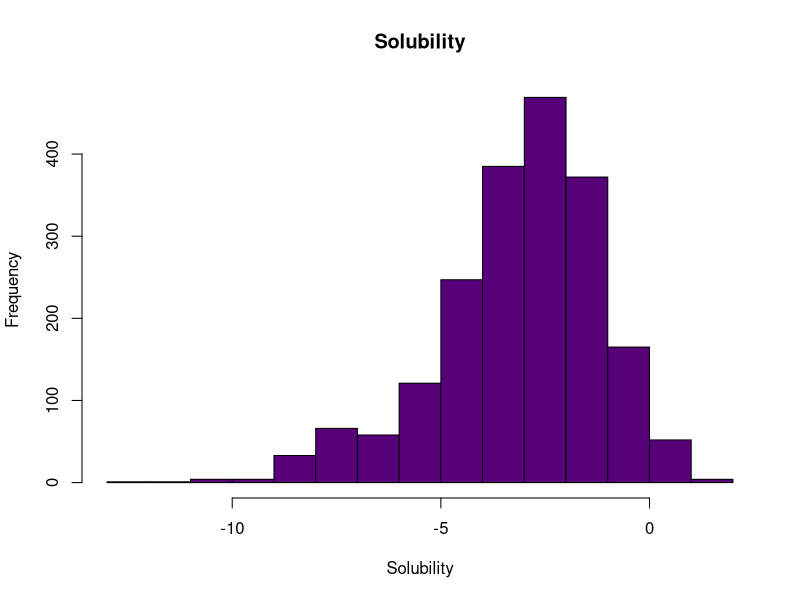
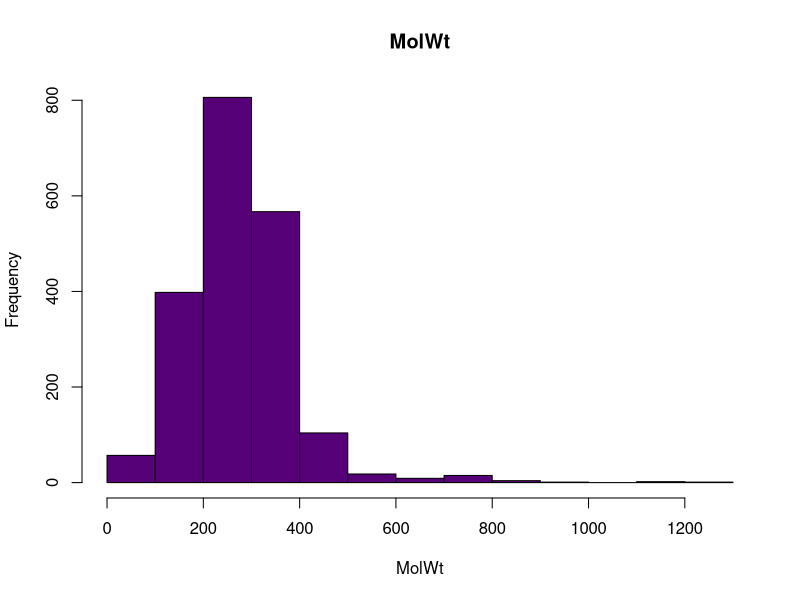
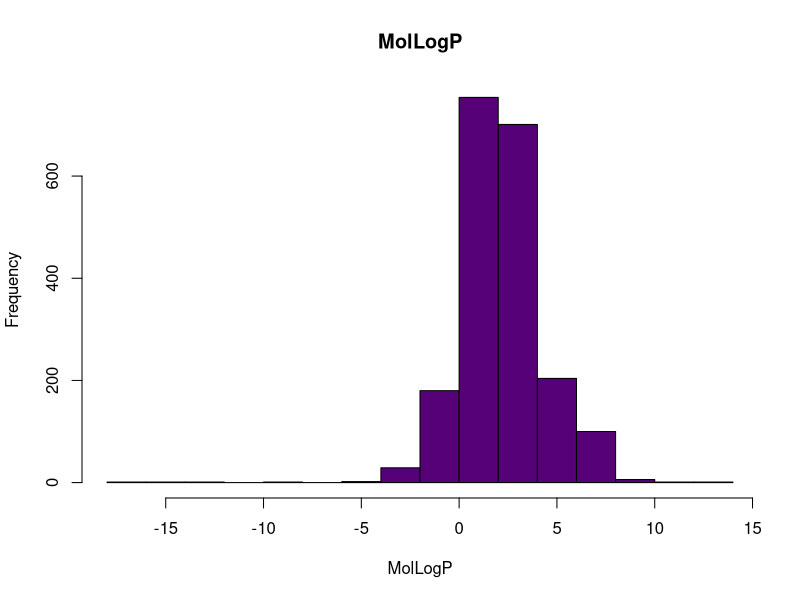
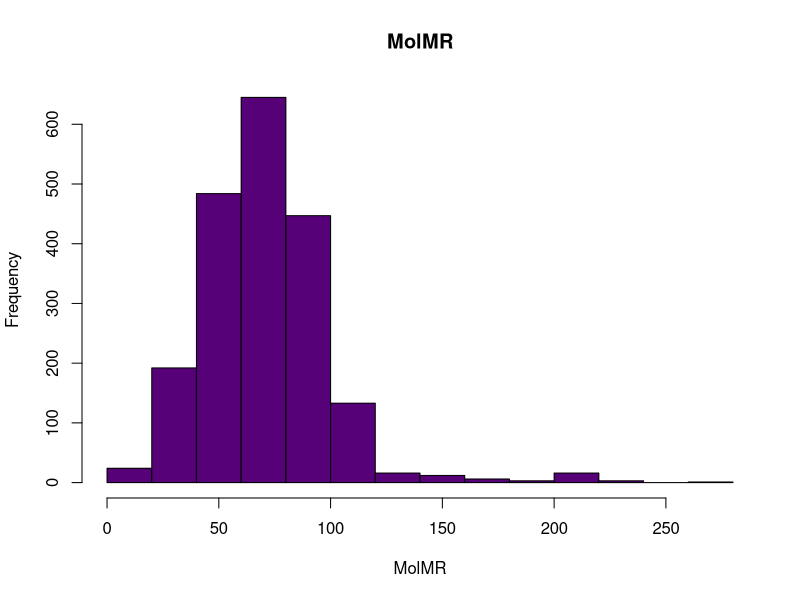
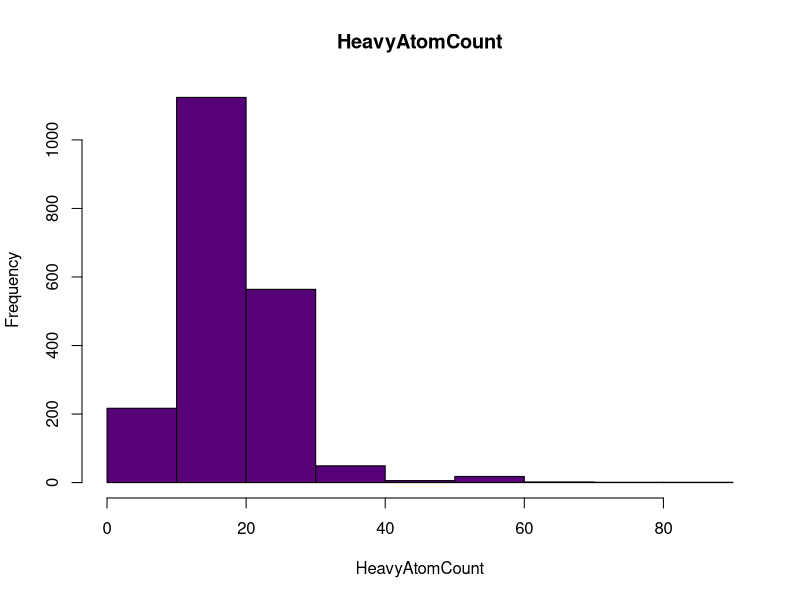
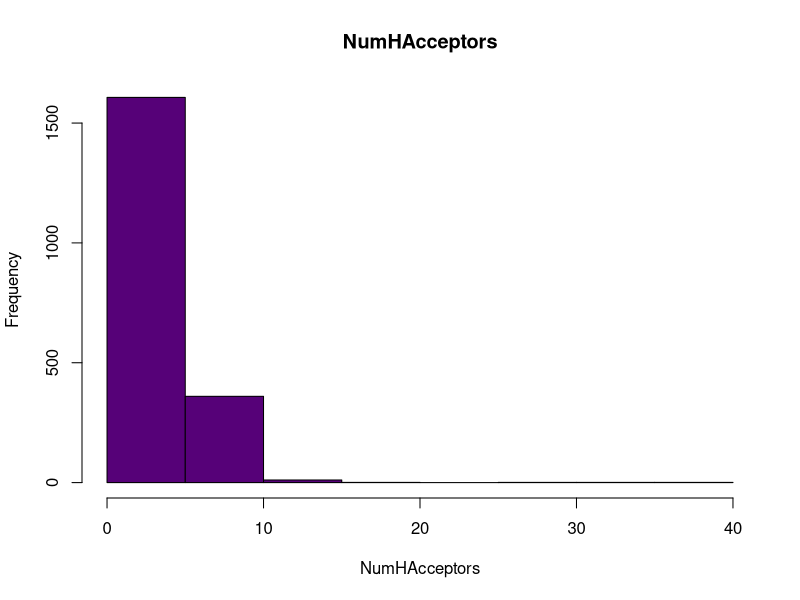
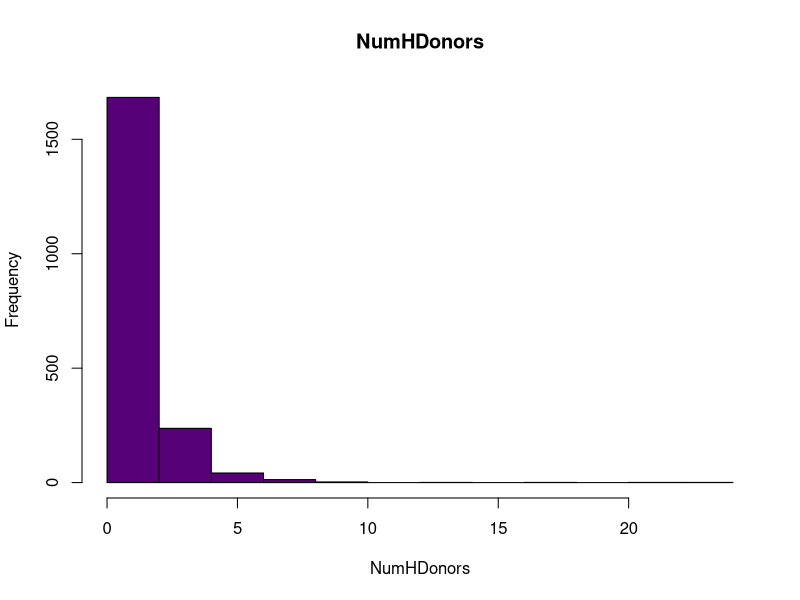
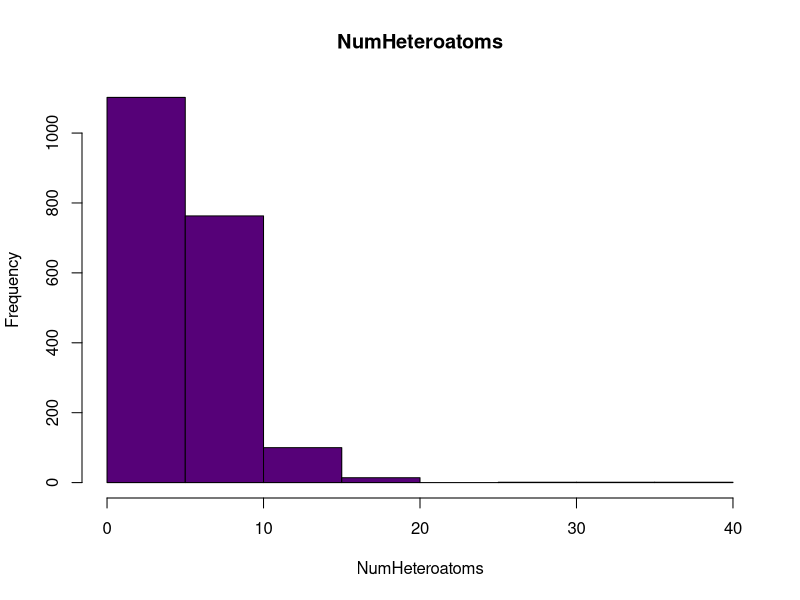

Generate these figures, in order, with R:
## ---- chunk 1
knitr::opts_chunk$set(echo = TRUE)
## ---- chunk 2
library(tidyverse)
library(kableExtra)
## ---- chunk 3
data <- read.csv("curated-solubility-dataset-5.csv", 
                        sep = ",", header = TRUE)
## ---- chunk 4
head(data) %>%
  kbl(caption = "Raw data table") %>%
  kable_paper() %>%
  scroll_box(width = "100%", height = "500px")
## ---- chunk 5
str(data)
## ---- chunk 6
ID_info <- c("ID","Name", "InChI", "InChIKey", "SMILES", "SD", "Ocurrences")
## ---- chunk 7
df = data[,!(names(data) %in% ID_info)]
## ---- chunk 8
head(df) %>%
  kbl(caption = "Updated data table") %>%
  kable_paper() %>%
  scroll_box(width = "100%", height = "300px")
## ---- chunk 9
str(df, vec.len=2)
## ---- chunk 10
df$Group_num <- NA
## ---- chunk 11
df$Group_num[df$Group == "G1"] = 1
df$Group_num[df$Group == "G2"] = 2
df$Group_num[df$Group == "G3"] = 3
df$Group_num[df$Group == "G4"] = 4
df$Group_num[df$Group == "G5"] = 5
## ---- chunk 12
table(df$Group_num)
## ---- chunk 13
df = subset(df, select = -c(Group))
## ---- chunk 14
for (column in names(df)) {
    hist(df[[column]],main = column, xlab = column, col = "#560178")
}
## ---- chunk 15
df$Lipinski <- NA
## ---- chunk 16
df$Lipinski[df$MolWt < 500 & df$MolLogP < 5 & df$NumHAcceptors < 10 & df$NumHDonors < 5] = 0
df$Lipinski[df$MolWt < 500 & df$MolLogP > 5 & df$NumHAcceptors < 10 & df$NumHDonors < 5] = 1
df$Lipinski[df$MolWt < 500 & df$MolLogP < 5 & df$NumHAcceptors > 10 & df$NumHDonors < 5] = 1
df$Lipinski[df$MolWt < 500 & df$MolLogP < 5 & df$NumHAcceptors < 10 & df$NumHDonors > 5] = 1
df$Lipinski[df$MolWt > 500 & df$MolLogP < 5 & df$NumHAcceptors < 10 & df$NumHDonors < 5] = 1
df$Lipinski[df$MolWt > 500 & df$MolLogP > 5 & df$NumHAcceptors < 10 & df$NumHDonors < 5] = 2
df$Lipinski[df$MolWt > 500 & df$MolLogP < 5 & df$NumHAcceptors > 10 & df$NumHDonors < 5] = 2
df$Lipinski[df$MolWt > 500 & df$MolLogP < 5 & df$NumHAcceptors < 10 & df$NumHDonors > 5] = 2
df$Lipinski[df$MolWt < 500 & df$MolLogP > 5 & df$NumHAcceptors > 10 & df$NumHDonors < 5] = 2
df$Lipinski[df$MolWt < 500 & df$MolLogP > 5 & df$NumHAcceptors < 10 & df$NumHDonors > 5] = 2
df$Lipinski[df$MolWt < 500 & df$MolLogP < 5 & df$NumHAcceptors > 10 & df$NumHDonors > 5] = 2
df$Lipinski[df$MolWt > 500 & df$MolLogP > 5 & df$NumHAcceptors > 10 & df$NumHDonors < 5] = 3
df$Lipinski[df$MolWt > 500 & df$MolLogP < 5 & df$NumHAcceptors > 10 & df$NumHDonors > 5] = 3
df$Lipinski[df$MolWt < 500 & df$MolLogP > 5 & df$NumHAcceptors > 10 & df$NumHDonors > 5] = 3
df$Lipinski[df$MolWt > 500 & df$MolLogP > 5 & df$NumHAcceptors > 10 & df$NumHDonors > 5] = 4
## ---- chunk 17
table(df$Lipinski)
## ---- chunk 18
write.csv(df, "df.csv")
